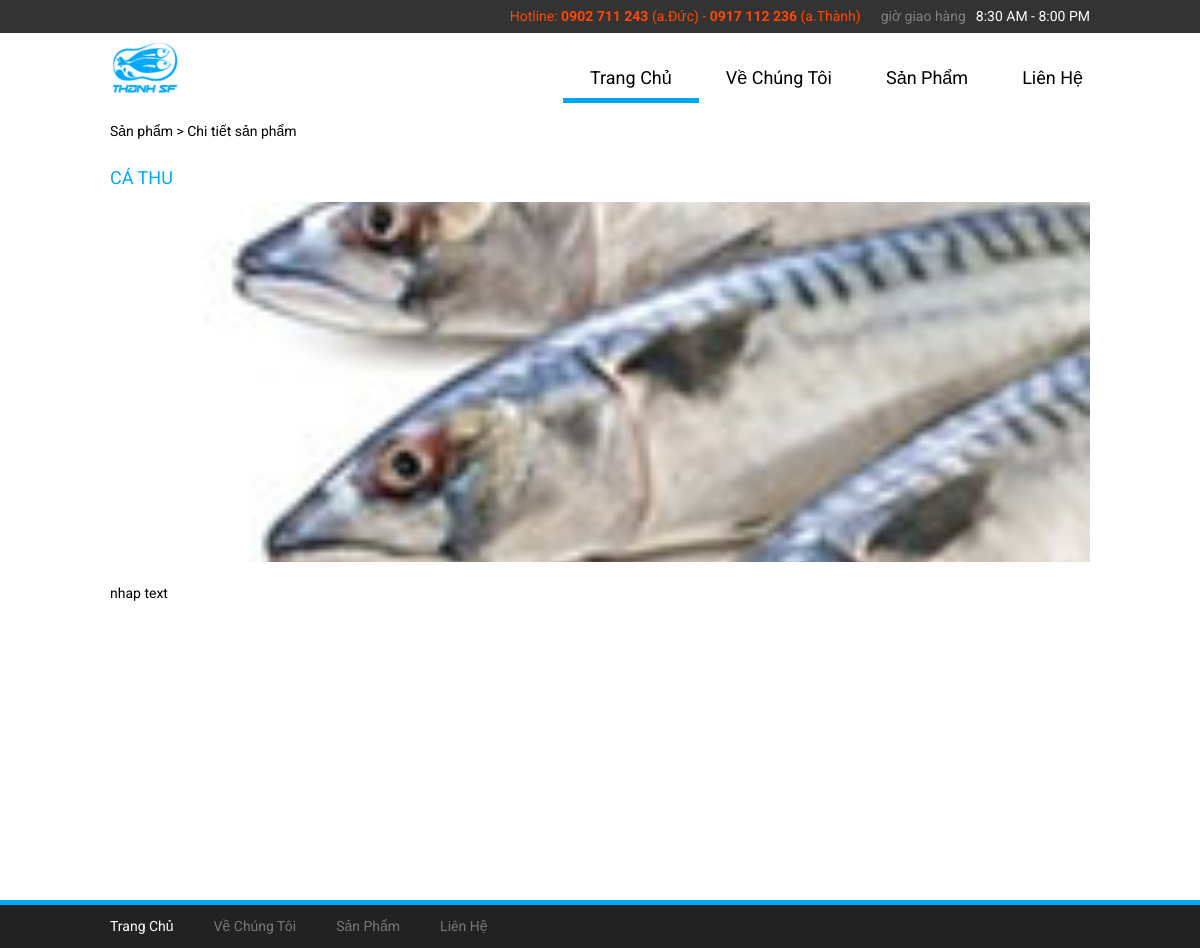
The app's page /product-detail.php?proCode=CA1689122311 with its own data.
### tables this page shows
CREATE TABLE IF NOT EXISTS `products` (
  `pro_id` int(32) NOT NULL AUTO_INCREMENT,
  `pro_code` varchar(32) NOT NULL,
  `pro_name` varchar(32) NOT NULL,
  `pro_image` varchar(1024) NOT NULL,
  `pro_brand` varchar(32) NOT NULL,
  `pro_amount` int(32) NOT NULL,
  `pro_detail` varchar(1024) NOT NULL,
  `pro_writer` varchar(32) NOT NULL,
  `pro_insert_date` varchar(32) NOT NULL,
  `pro_expired` varchar(32) NOT NULL,
  `pro_rate` int(32) NOT NULL,
  `pro_price` int(32) NOT NULL,
  `pro_saleoff` int(32) NOT NULL,
  `pro_price_total` int(32) NOT NULL,
  `pro_type` int(11) NOT NULL DEFAULT '0',
  PRIMARY KEY (`pro_id`)
);

### includes/product.php (the view, shortened to what this page needs)
<?php
function pro_detail($pro_path_img_slider,$pro_file_img){
    $pro_code = $_REQUEST['proCode'];
$pro_item = mysql_query("SELECT * FROM products WHERE pro_code = '$pro_code'");
$row = mysql_fetch_assoc($pro_item);
echo '<div class="title">
                            <h4>' . $row["pro_name"] . '</h4></div>
                        <div class="image"><img src="'.$pro_path_img_slider.$row["pro_image"].'"></div>
                        <div>
                            <p>
                                ' . $row["pro_detail"] . '
                            </p>
                        </div>';
}
?>

### css/admin.css (style rules this page uses)
* { margin:0;padding:0;-webkit-box-sizing:border-box;-moz-box-sizing:border-box;-ms-box-sizing:border-box;-o-box-sizing:border-box;box-sizing:border-box;font-family:Roboto,sans-serif }
body { height:100%;user-select:none }
img { line-height:0;display:block }
h4 { font-size:18px;line-height:29px;font-weight:400 }
body { font-size:14px;line-height:23px;font-weight:400;background-color:#fff }
body.home-page { background-image:url(../images/bg-company-info.jpg);background-repeat:no-repeat;background-size:cover;background-position:center;background-attachment:fixed }
.container.detail-product .content .image { position:relative;width:100%;height:360px;overflow:hidden;margin-bottom:20px }
.container.detail-product .content .image img { position:relative;top:-150px;width:100% }
.wrapper .container .title { margin-bottom:10px }
.wrapper .container .title h4 { text-transform:uppercase;color:#00a8ff }

### records on screen
products: pro_name "CÁ THU", pro_image (picture), pro_detail "nhap text"
